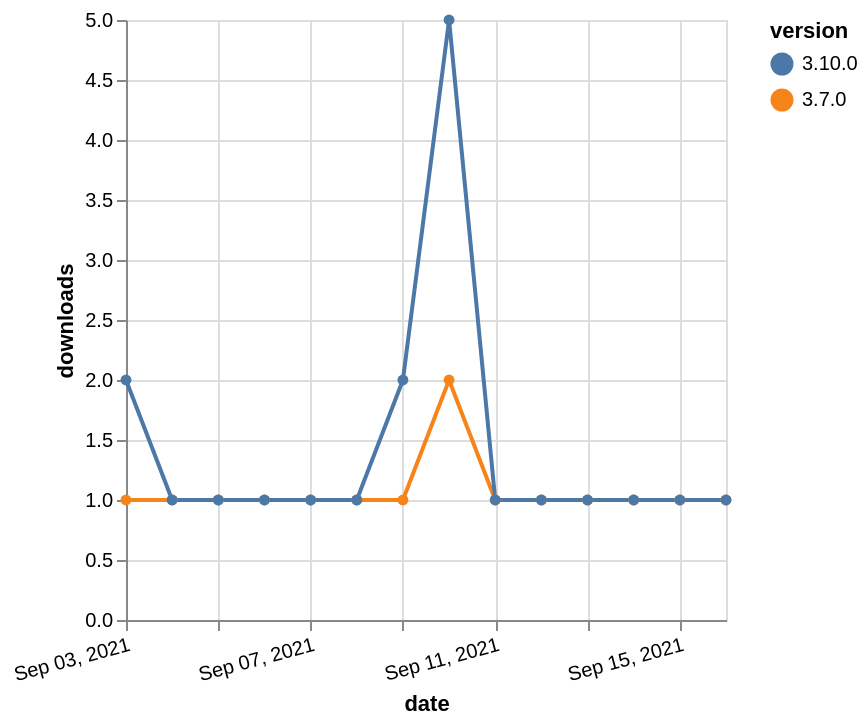

The specification (Vega-Lite) saved for this image:
### Vega-Lite specification from a JSON file in a GitHub repository (floating-point values rounded to 4 significant figures)
{"$schema": "https://vega.github.io/schema/vega-lite/v5.json", "description": "A simple bar chart with embedded data.", "data": {"values": [{"date": "2021-09-03", "total": 286, "delta": 1, "version": "3.7.0"}, {"date": "2021-09-04", "total": 287, "delta": 1, "version": "3.7.0"}, {"date": "2021-09-05", "total": 288, "delta": 1, "version": "3.7.0"}, {"date": "2021-09-06", "total": 289, "delta": 1, "version": "3.7.0"}, {"date": "2021-09-07", "total": 290, "delta": 1, "version": "3.7.0"}, {"date": "2021-09-08", "total": 291, "delta": 1, "version": "3.7.0"}, {"date": "2021-09-09", "total": 292, "delta": 1, "version": "3.7.0"}, {"date": "2021-09-10", "total": 294, "delta": 2, "version": "3.7.0"}, {"date": "2021-09-11", "total": 295, "delta": 1, "version": "3.7.0"}, {"date": "2021-09-12", "total": 296, "delta": 1, "version": "3.7.0"}, {"date": "2021-09-13", "total": 297, "delta": 1, "version": "3.7.0"}, {"date": "2021-09-14", "total": 298, "delta": 1, "version": "3.7.0"}, {"date": "2021-09-15", "total": 299, "delta": 1, "version": "3.7.0"}, {"date": "2021-09-16", "total": 300, "delta": 1, "version": "3.7.0"}, {"date": "2021-09-03", "total": 317, "delta": 2, "version": "3.10.0"}, {"date": "2021-09-04", "total": 318, "delta": 1, "version": "3.10.0"}, {"date": "2021-09-05", "total": 319, "delta": 1, "version": "3.10.0"}, {"date": "2021-09-06", "total": 320, "delta": 1, "version": "3.10.0"}, {"date": "2021-09-07", "total": 321, "delta": 1, "version": "3.10.0"}, {"date": "2021-09-08", "total": 322, "delta": 1, "version": "3.10.0"}, {"date": "2021-09-09", "total": 324, "delta": 2, "version": "3.10.0"}, {"date": "2021-09-10", "total": 329, "delta": 5, "version": "3.10.0"}, {"date": "2021-09-11", "total": 330, "delta": 1, "version": "3.10.0"}, {"date": "2021-09-12", "total": 331, "delta": 1, "version": "3.10.0"}, {"date": "2021-09-13", "total": 332, "delta": 1, "version": "3.10.0"}, {"date": "2021-09-14", "total": 333, "delta": 1, "version": "3.10.0"}, {"date": "2021-09-15", "total": 334, "delta": 1, "version": "3.10.0"}, {"date": "2021-09-16", "total": 335, "delta": 1, "version": "3.10.0"}]}, "width": "container", "mark": {"type": "line", "point": {"filled": true}}, "encoding": {"x": {"field": "date", "type": "temporal", "timeUnit": "yearmonthdate", "title": "date", "axis": {"labelAngle": -15}}, "y": {"field": "delta", "type": "quantitative", "title": "downloads"}, "color": {"field": "version", "type": "nominal"}, "tooltip": {"field": "delta"}}}
